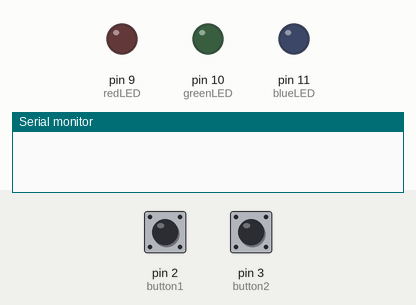
Recording of a sketch running on a simulated Arduino Uno, built with avr-gcc and run on an emulated ATmega328P. Shown: output pins drawn as LEDs (lit = HIGH), the last lines printed to the serial monitor. Inputs (shaded band) come from the test bench; at power-on: pin 3 (button2) HIGH, pin 2 (button1) HIGH.

Above: at 1.2 s.
1.3 s: pin 3 (button2) pulled LOW for 0.15 s
At 3.0 s:
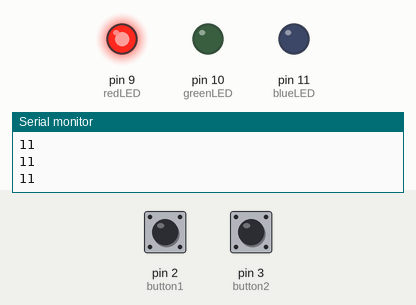
3.3 s: pin 2 (button1) pulled LOW for 0.15 s
At 4.3 s:
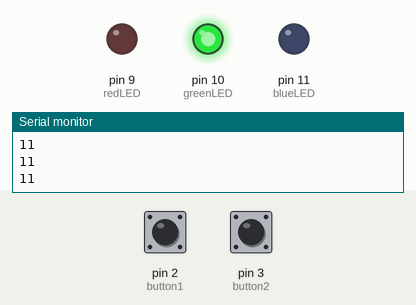
4.9 s: pin 2 (button1) pulled LOW for 1 s
At 5.5 s:
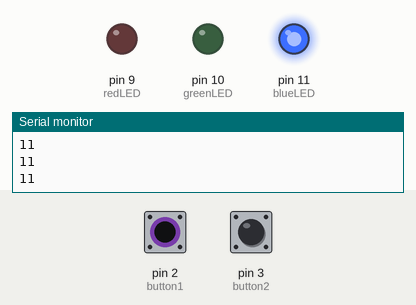
7.4 s: pin 2 (button1) pulled LOW for 3.2 s
At 8.6 s:
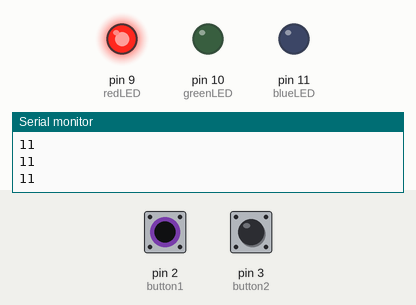
Timing chart, 0 to 10.4 s (numbered marks = the images above; inputs shaded):
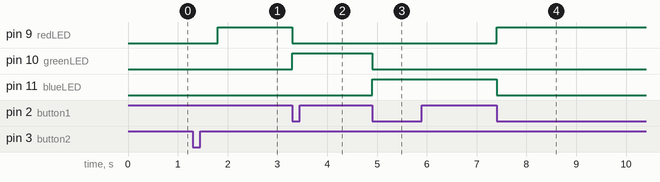

The sketch:

Question3Lab2.ino
```cpp
// Set pins
const int redLED = 9, greenLED = 10, blueLED = 11;
const int button1 = 2, button2 = 3;

// Arrays
int array1[10] = {1, 2, 3, 4, 5, 6, 7, 8, 9, 10};
int array2[10] = {10, 9, 8, 7, 6, 5, 4, 3, 2, 1};
int resultArray[10];
//starts with addition op
volatile int operation = 1;
volatile bool button2Pressed = false;

// Interrupt for button1
void handleButton1() {
  operation = (operation % 3) + 1;
  updateLEDs();
}

// Interrupt for button2
void handleButton2() {
  button2Pressed = true;
}

void setup() {
  // set LED pins and buttons
  pinMode(redLED, OUTPUT);
  pinMode(greenLED, OUTPUT);
  pinMode(blueLED, OUTPUT);

  pinMode(button1, INPUT_PULLUP);
  pinMode(button2, INPUT_PULLUP);

  Serial.begin(9600);

  //attach interrupts
  attachInterrupt(digitalPinToInterrupt(button1), handleButton1, FALLING);
  attachInterrupt(digitalPinToInterrupt(button2), handleButton2, FALLING);
}

void loop() {
  if (button2Pressed) {
    applyOperation();
    button2Pressed = false;
  }
}

// function too update the led
void updateLEDs() {
  digitalWrite(redLED, operation == 1);
  digitalWrite(greenLED, operation == 2);
  digitalWrite(blueLED, operation == 3);
}

// fnction whuch applies the operation
void applyOperation() {
  Serial.println("Results:");
  for (int i = 0; i < 10; i++) {
    if (operation == 1) resultArray[i] = array1[i] + array2[i];
    else if (operation == 2) resultArray[i] = array1[i] - array2[i];
    else resultArray[i] = array1[i] * array2[i];

    Serial.println(resultArray[i]);
  }

  // blinks the LEDs
  digitalWrite(redLED, LOW);
  digitalWrite(greenLED, LOW);
  digitalWrite(blueLED, LOW);
  delay(500);
  updateLEDs(); // Restore LED state
}
```

Measured:
- after the input at 1.3 s, pin 9 (redLED): LOW → HIGH after 0.50 s
- after the input at 3.3 s, pin 9 (redLED): HIGH → LOW at once; pin 10 (greenLED): LOW → HIGH at once
- after the input at 4.9 s, pin 10 (greenLED): HIGH → LOW at once; pin 11 (blueLED): LOW → HIGH at once
- after the input at 7.4 s, pin 9 (redLED): LOW → HIGH at once; pin 11 (blueLED): HIGH → LOW at once
